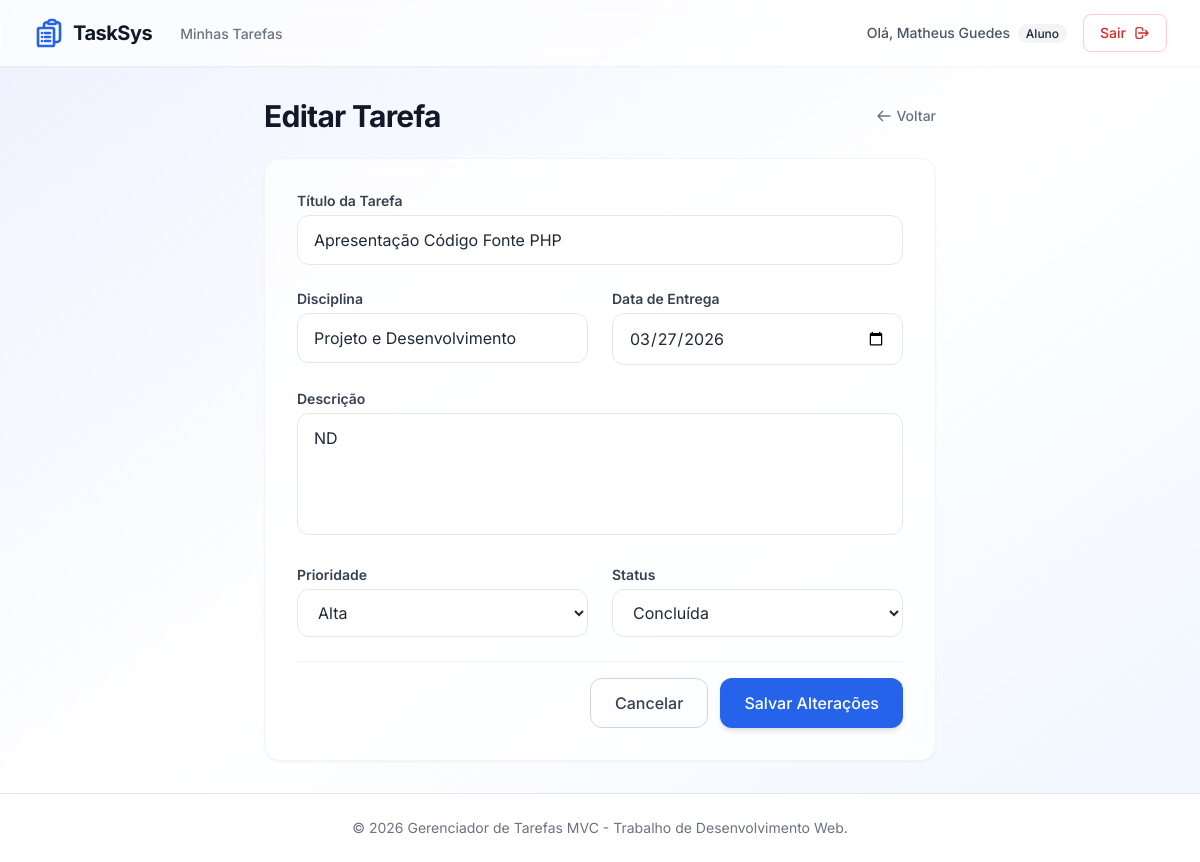
The page /index.php?c=tarefa&a=form&id=4 (signed in) on the database its author committed.
### tables this page shows
CREATE TABLE tarefa (
            id INTEGER PRIMARY KEY AUTOINCREMENT,
            titulo TEXT NOT NULL,
            descricao TEXT,
            disciplina TEXT,
            data_criacao TEXT NOT NULL DEFAULT (DATE('now')),
            data_entrega TEXT,
            usuario_id INTEGER NOT NULL,
            prioridade_id INTEGER NOT NULL,
            status_id INTEGER NOT NULL,
            FOREIGN KEY (usuario_id) REFERENCES usuario(id) ON DELETE CASCADE,
            FOREIGN KEY (prioridade_id) REFERENCES prioridade(id),
            FOREIGN KEY (status_id) REFERENCES status(id)
        );

CREATE TABLE prioridade (
            id INTEGER PRIMARY KEY AUTOINCREMENT,
            nome TEXT NOT NULL
        );

CREATE TABLE status (
            id INTEGER PRIMARY KEY AUTOINCREMENT,
            nome TEXT NOT NULL
        );

### app/controllers/Controller.php (called while the page is built, shortened)
<?php
class Controller {
    protected function render($view, $data = []) {
        extract($data);
        require_once __DIR__ . '/../views/' . $view . '.php';
        require_once __DIR__ . '/../views/layouts/main.php';
    }
}

### app/controllers/TarefaController.php (called while the page is built, shortened)
<?php
class TarefaController extends Controller {
    public function form() {
        $id = $_GET['id'] ?? null;
        $tarefa = null;
        if ($id) {
            $tarefa = Tarefa::buscarPorId($id, $_SESSION['usuario_id']);
        }
        $status_list = Status::listar();
        $prioridades = Prioridade::listar();
        $this->render('tarefas/form', [
            'tarefa' => $tarefa,
            'status_list' => $status_list,
            'prioridades' => $prioridades
        ]);
    }
}

### app/models/Tarefa.php (called while the page is built, shortened)
<?php
class Tarefa {
    public static function buscarPorId($id, $usuario_id) {
        $db = Database::getConnection();
        $stmt = $db->prepare("SELECT * FROM tarefa WHERE id = :id AND usuario_id = :usuario_id");
        $stmt->execute([':id' => $id, ':usuario_id' => $usuario_id]);
        return $stmt->fetch();
    }
}

### app/models/Prioridade.php (called while the page is built, shortened)
<?php
class Prioridade {
    public static function listar() {
        $db = Database::getConnection();
        return $db->query("SELECT * FROM prioridade")->fetchAll();
    }
}

### app/models/Status.php (called while the page is built, shortened)
<?php
class Status {
    public static function listar() {
        $db = Database::getConnection();
        return $db->query("SELECT * FROM status")->fetchAll();
    }
}

### app/views/tarefas/form.php (the view, shortened to what this page needs)
<div class="max-w-2xl mx-auto">
    <div class="mb-6 flex items-center justify-between">
        <h1 class="text-3xl font-bold text-gray-900 tracking-tight"><?= $tarefa ? 'Editar Tarefa' : 'Nova Tarefa' ?></h1>
        <a href="index.php?c=tarefa&a=index" class="text-gray-500 hover:text-gray-700 font-medium text-sm flex items-center gap-1">
            <svg class="w-4 h-4" fill="none" stroke="currentColor" viewBox="0 0 24 24"><path stroke-linecap="round" stroke-linejoin="round" stroke-width="2" d="M10 19l-7-7m0 0l7-7m-7 7h18"></path></svg>
            Voltar
        </a>
    </div>
    <div class="glass p-8 rounded-2xl shadow-sm border border-gray-100">
        <form action="index.php?c=tarefa&a=form<?= $tarefa ? '&id=' . $tarefa['id'] : '' ?>" method="POST" class="space-y-6">
            <div>
                <label for="titulo" class="block text-sm font-semibold text-gray-700 mb-1">Título da Tarefa</label>
                <input type="text" name="titulo" id="titulo" required
                       value="<?= htmlspecialchars($tarefa['titulo'] ?? '') ?>"
                       class="w-full px-4 py-3 rounded-xl border border-gray-200 focus:border-blue-500 focus:ring-4 focus:ring-blue-50 transition-all outline-none bg-white/70">
            </div>
            <div class="grid grid-cols-1 md:grid-cols-2 gap-6">
                <div>
                    <label for="disciplina" class="block text-sm font-semibold text-gray-700 mb-1">Disciplina</label>
                    <input type="text" name="disciplina" id="disciplina"
                           value="<?= htmlspecialchars($tarefa['disciplina'] ?? '') ?>"
                           class="w-full px-4 py-3 rounded-xl border border-gray-200 focus:border-blue-500 focus:ring-4 focus:ring-blue-50 transition-all outline-none bg-white/70">
                </div>
                <div>
                    <label for="data_entrega" class="block text-sm font-semibold text-gray-700 mb-1">Data de Entrega</label>
                    <input type="date" name="data_entrega" id="data_entrega"
                           value="<?= htmlspecialchars($tarefa['data_entrega'] ?? '') ?>"
                           class="w-full px-4 py-3 rounded-xl border border-gray-200 focus:border-blue-500 focus:ring-4 focus:ring-blue-50 transition-all outline-none bg-white/70">
                </div>
            </div>
            <div>
                <label for="descricao" class="block text-sm font-semibold text-gray-700 mb-1">Descrição</label>
                <textarea name="descricao" id="descricao" rows="4"
                          class="w-full px-4 py-3 rounded-xl border border-gray-200 focus:border-blue-500 focus:ring-4 focus:ring-blue-50 transition-all outline-none bg-white/70 resize-none"><?= htmlspecialchars($tarefa['descricao'] ?? '') ?></textarea>
            </div>
            <div class="grid grid-cols-1 md:grid-cols-2 gap-6">
                <div>
                    <label for="prioridade_id" class="block text-sm font-semibold text-gray-700 mb-1">Prioridade</label>
                    <select name="prioridade_id" id="prioridade_id" required class="w-full px-4 py-3 rounded-xl border border-gray-200 focus:border-blue-500 focus:ring-4 focus:ring-blue-50 transition-all outline-none bg-white/70">
                        <?php foreach ($prioridades as $p): ?>
                            <option value="<?= $p['id'] ?>" <?= ($tarefa['prioridade_id'] ?? '') == $p['id'] ? 'selected' : '' ?>>
                                <?= htmlspecialchars($p['nome']) ?>
                            </option>
                        <?php endforeach; ?>
                    </select>
                </div>
                <div>
                    <label for="status_id" class="block text-sm font-semibold text-gray-700 mb-1">Status</label>
                    <select name="status_id" id="status_id" required class="w-full px-4 py-3 rounded-xl border border-gray-200 focus:border-blue-500 focus:ring-4 focus:ring-blue-50 transition-all outline-none bg-white/70">
                        <?php foreach ($status_list as $s): ?>
                            <option value="<?= $s['id'] ?>" <?= ($tarefa['status_id'] ?? '') == $s['id'] ? 'selected' : '' ?>>
                                <?= htmlspecialchars($s['nome']) ?>
                            </option>
                        <?php endforeach; ?>
                    </select>
                </div>
            </div>
            <div class="pt-4 border-t border-gray-100 flex justify-end gap-3">
                <a href="index.php?c=tarefa&a=index" class="px-6 py-3 border border-gray-300 rounded-xl text-gray-700 hover:bg-gray-50 font-medium transition-colors">Cancelar</a>
                <button type="submit" class="px-6 py-3 bg-blue-600 hover:bg-blue-700 shadow-md text-white rounded-xl font-medium transition-transform transform hover:-translate-y-0.5">
                    <?= $tarefa ? 'Salvar Alterações' : 'Criar Tarefa' ?>
                </button>
            </div>
        </form>
    </div>
</div>

### app/views/layouts/main.php (style rules this page uses)
body { font-family: 'Inter', sans-serif; }
.glass { background: rgba(255, 255, 255, 0.7); backdrop-filter: blur(10px); -webkit-backdrop-filter: blur(10px); border: 1px solid rgba(255, 255, 255, 0.3); }

### rows shown on the page
tarefa: titulo "Apresentação Código Fonte PHP", disciplina "Projeto e Desenvolvimento", data_entrega "03/27/2026", descricao "ND", prioridade_id "Alta", status_id "Concluída"

### other values the page prints
$userName "Matheus Guedes"
